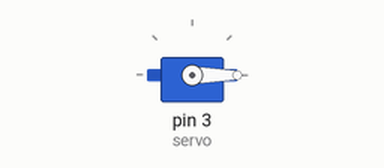
Bench run of a sketch on a simulated Arduino Uno, built with avr-gcc and run on an emulated ATmega328P. Shown: servo.

Above: at 0.05 s.
Timing chart, 0 to 4.6 s (numbered marks = the images above):
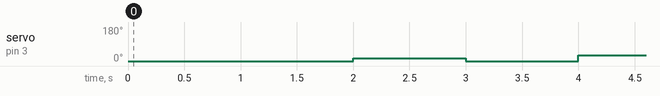

The sketch:

ServoMotor.ino
```cpp
#include <Servo.h>

Servo servo;
void setup() {
  servo.attach(3);

}

void loop() {


 for(int i=0;i<=180;i+=15)
 {
     servo.write(i);
     delay(1000);
     servo.write(i-30);
     delay(1000);
 }

}
```
